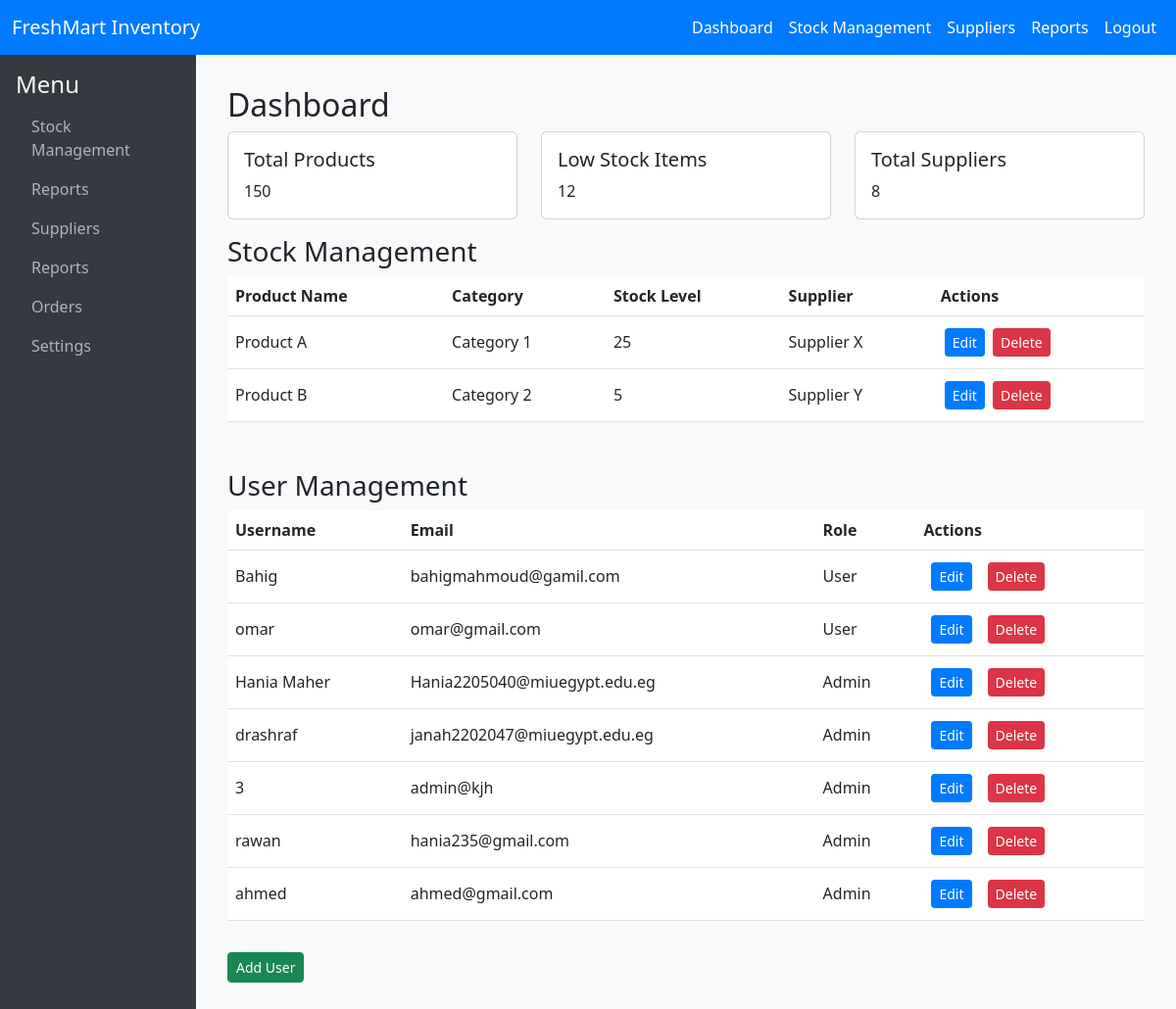
Page /Admin/Admin.php on the earlier database version.
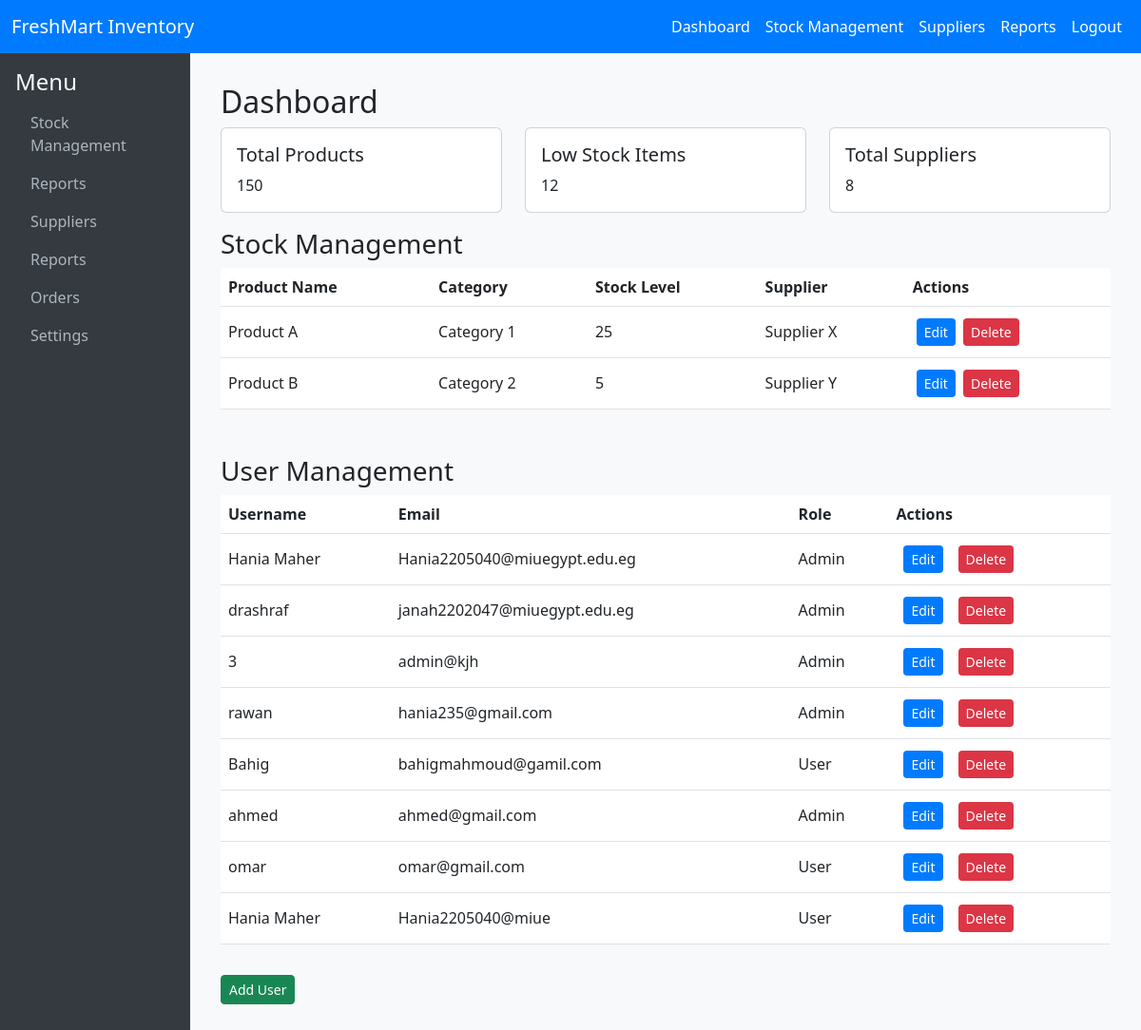
Same page on the later database version.
### tables this page shows
CREATE TABLE `users` (
  `ID` int(11) NOT NULL,
  `Name` text NOT NULL,
  `Email` text NOT NULL,
  `Password` text NOT NULL,
  `usertype_id` int(11) NOT NULL
);

### Admin/Admin.php (the view, shortened to what this page needs)
<?php
include '../db.php';
$conn = new mysqli($servername, $username, $password, $dbname);
$sql = "SELECT id, name, email, password, usertype_id FROM users WHERE usertype_id != 2";
$result = $conn->query($sql);
?>
<!DOCTYPE html>
<html lang="en">
<head>
    <link href="https://cdn.jsdelivr.net/npm/bootstrap@5.3.0/dist/css/bootstrap.min.css" rel="stylesheet">
    <link rel="stylesheet" href="admin.css">
</head>
<body>
    <?php include 'AdminNavbar.php'; ?>
    <div class="sidebar">
        <h4 class="text-light">Menu</h4>
        <a href="#">Stock Management</a>
        <a href="report.php">Reports</a>
        <a href="Suppliers.php">Suppliers</a>
        <a href="\Management-Inventory\Admin\report.php">Reports</a>
        <a href="orders.php">Orders</a>
        <a href="#">Settings</a>
    </div>
    <div class="main-content">
        <h2>Dashboard</h2>
        <div class="row">
            <div class="col-md-4">
                <div class="card">
                    <div class="card-body">
                        <h5 class="card-title">Total Products</h5>
                        <p class="card-text">150</p>
                    </div>
                </div>
            </div>
            <div class="col-md-4">
                <div class="card">
                    <div class="card-body">
                        <h5 class="card-title">Low Stock Items</h5>
                        <p class="card-text">12</p>
                    </div>
                </div>
            </div>
            <div class="col-md-4">
                <div class="card">
                    <div class="card-body">
                        <h5 class="card-title">Total Suppliers</h5>
                        <p class="card-text">8</p>
                    </div>
                </div>
            </div>
        </div>
        <h3>Stock Management</h3>
        <table class="table table-hover">
            <thead>
                <tr>
                    <th>Product Name</th>
                    <th>Category</th>
                    <th>Stock Level</th>
                    <th>Supplier</th>
                    <th>Actions</th>
                </tr>
            </thead>
            <tbody>
                <tr>
                    <td>Product A</td>
                    <td>Category 1</td>
                    <td>25</td>
                    <td>Supplier X</td>
                    <td>
                        <button class="btn btn-primary btn-sm">Edit</button>
                        <button class="btn btn-danger btn-sm">Delete</button>
                    </td>
                </tr>
                <tr>
                    <td>Product B</td>
                    <td>Category 2</td>
                    <td>5</td>
                    <td>Supplier Y</td>
                    <td>
                        <button class="btn btn-primary btn-sm">Edit</button>
                        <button class="btn btn-danger btn-sm">Delete</button>
                    </td>
                </tr>
            </tbody>
        </table>
<h3 class="mt-5">User Management</h3>
<table class="table table-hover">
    <thead>
        <tr>
            <th>Username</th>
            <th>Email</th>
            <th>Role</th>
            <th>Actions</th>
        </tr>
    </thead>
    <tbody>
    <?php
    if ($result->num_rows > 0) {
        while ($row = $result->fetch_assoc()) {
            echo "<tr>";
            echo "<td>" . htmlspecialchars($row["name"]) . "</td>";
            echo "<td>" . htmlspecialchars($row["email"]) . "</td>";
            echo "<td>" . ($row["usertype_id"] == 1 ? "Admin" : "User") . "</td>";
            echo "<td>";
            echo "<a href='edituser.php?id=" . $row['id'] . "' class='btn btn-primary btn-sm mx-2'>Edit</a>";
            echo "<form method='post' action='deleteuser.php' style='display:inline-block'>";
            echo "<button type='submit' class='btn btn-danger btn-sm mx-2'>Delete</button>";
            echo "</form>";
            echo "</td>";
            echo "</tr>";
        }
    } else {
        echo "<tr><td colspan='5'>No users found.</td></tr>";
    }
    ?>
    </tbody>
</table>
<a href="adduser.php" class="btn btn-success btn-sm mt-3">Add User</a>

Differences in the rows shown:
shown differently, row unchanged: users "Bahig": moves down the list
shown differently, row unchanged: users "omar": moves down the list
added users: Name "Hania Maher", Email "Hania2205040@miue", shows "User"
